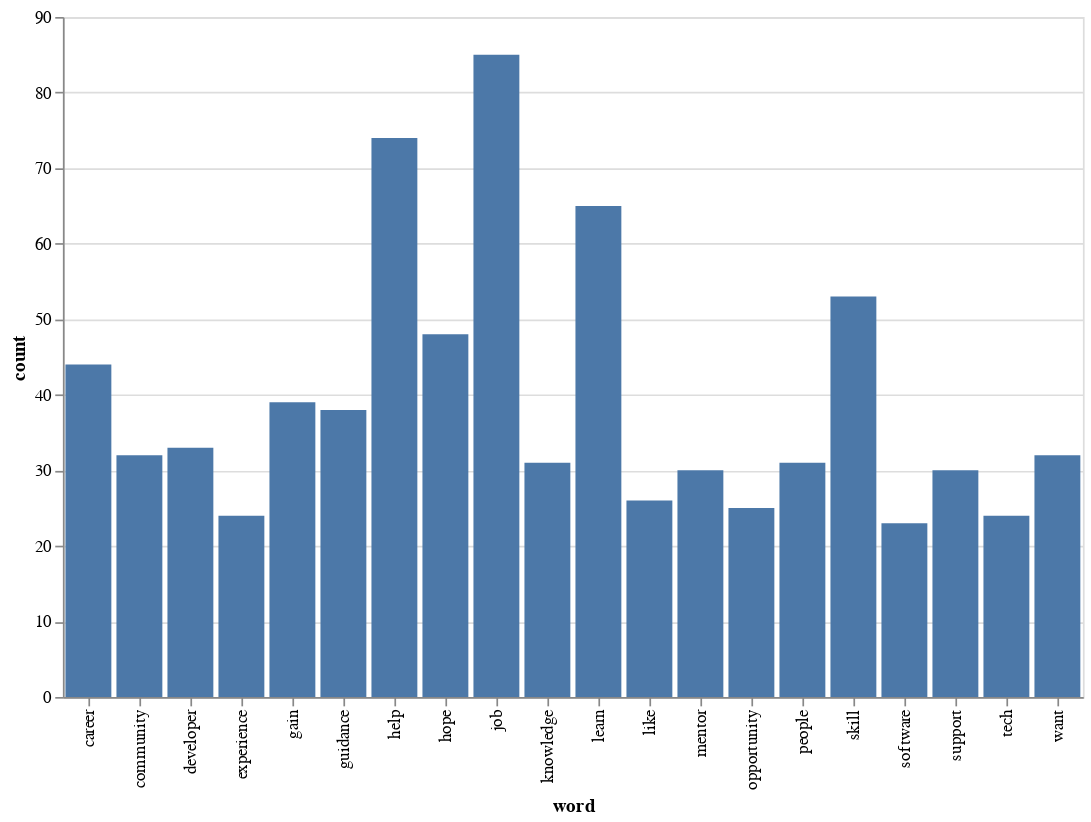

Notebook code for this chart:
### Code cell
alt.Chart(df_20).mark_bar().encode(x='word:O',y='count:Q').properties(width=600,height=400)

### Figure 1 — Vega-Lite specification as saved in the notebook (floating-point values rounded to 4 significant figures)
{"config": {"view": {"continuousWidth": 400, "continuousHeight": 300}}, "data": {"name": "data-d0cd5f4cfdeb998dcdcf3aec43e2d8f9"}, "mark": "bar", "encoding": {"x": {"field": "word", "type": "ordinal"}, "y": {"field": "count", "type": "quantitative"}}, "height": 400, "width": 600, "$schema": "https://vega.github.io/schema/vega-lite/v4.17.0.json", "datasets": {"data-d0cd5f4cfdeb998dcdcf3aec43e2d8f9": [{"count": 85, "word": "job"}, {"count": 74, "word": "help"}, {"count": 65, "word": "learn"}, {"count": 53, "word": "skill"}, {"count": 48, "word": "hope"}, {"count": 44, "word": "career"}, {"count": 39, "word": "gain"}, {"count": 38, "word": "guidance"}, {"count": 33, "word": "developer"}, {"count": 32, "word": "community"}, {"count": 32, "word": "want"}, {"count": 31, "word": "knowledge"}, {"count": 31, "word": "people"}, {"count": 30, "word": "support"}, {"count": 30, "word": "mentor"}, {"count": 26, "word": "like"}, {"count": 25, "word": "opportunity"}, {"count": 24, "word": "tech"}, {"count": 24, "word": "experience"}, {"count": 23, "word": "software"}]}}
